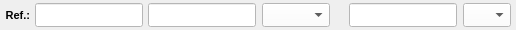
              <widget class="QWidget" name="widget_37" native="true">
               <property name="minimumSize">
                <size>
                 <width>0</width>
                 <height>0</height>
                </size>
               </property>
               <property name="maximumSize">
                <size>
                 <width>16777215</width>
                 <height>30</height>
                </size>
               </property>
               <property name="font">
                <font>
                 <pointsize>8</pointsize>
                </font>
               </property>
               <property name="styleSheet">
                <string notr="true"/>
               </property>
               <layout class="QHBoxLayout" name="horizontalLayout_5">
                <property name="spacing">
                 <number>5</number>
                </property>
                <property name="leftMargin">
                 <number>5</number>
                </property>
                <property name="topMargin">
                 <number>3</number>
                </property>
                <property name="rightMargin">
                 <number>5</number>
                </property>
                <property name="bottomMargin">
                 <number>3</number>
                </property>
                <item>
                 <widget class="QLabel" name="label_Referencia">
                  <property name="minimumSize">
                   <size>
                    <width>0</width>
                    <height>0</height>
                   </size>
                  </property>
                  <property name="maximumSize">
                   <size>
                    <width>70</width>
                    <height>16777215</height>
                   </size>
                  </property>
                  <property name="font">
                   <font>
                    <pointsize>8</pointsize>
                    <weight>75</weight>
                    <bold>true</bold>
                   </font>
                  </property>
                  <property name="text">
                   <string>Ref.:</string>
                  </property>
                  <property name="alignment">
                   <set>Qt::AlignRight|Qt::AlignTrailing|Qt::AlignVCenter</set>
                  </property>
                 </widget>
                </item>
                <item>
                 <widget class="QWidget" name="widget_Referencia" native="true">
                  <property name="font">
                   <font>
                    <pointsize>8</pointsize>
                   </font>
                  </property>
                  <layout class="QHBoxLayout" name="horizontalLayout_3">
                   <property name="spacing">
                    <number>0</number>
                   </property>
                   <property name="leftMargin">
                    <number>0</number>
                   </property>
                   <property name="topMargin">
                    <number>0</number>
                   </property>
                   <property name="rightMargin">
                    <number>0</number>
                   </property>
                   <property name="bottomMargin">
                    <number>0</number>
                   </property>
                   <item>
                    <widget class="QLineEdit" name="line_Referencia_Manu">
                     <property name="sizePolicy">
                      <sizepolicy hsizetype="Preferred" vsizetype="Preferred">
                       <horstretch>0</horstretch>
                       <verstretch>0</verstretch>
                      </sizepolicy>
                     </property>
                     <property name="minimumSize">
                      <size>
                       <width>0</width>
                       <height>0</height>
                      </size>
                     </property>
                     <property name="maximumSize">
                      <size>
                       <width>16777215</width>
                       <height>16777215</height>
                      </size>
                     </property>
                     <property name="font">
                      <font>
                       <pointsize>8</pointsize>
                      </font>
                     </property>
                     <property name="cursor">
                      <cursorShape>IBeamCursor</cursorShape>
                     </property>
                     <property name="styleSheet">
                      <string notr="true">background-color: rgb(255, 255, 255);</string>
                     </property>
                     <property name="inputMask">
                      <string/>
                     </property>
                     <property name="text">
                      <string/>
                     </property>
                     <property name="maxLength">
                      <number>20</number>
                     </property>
                     <property name="frame">
                      <bool>true</bool>
                     </property>
                     <property name="echoMode">
                      <enum>QLineEdit::Normal</enum>
                     </property>
                     <property name="alignment">
                      <set>Qt::AlignLeading|Qt::AlignLeft|Qt::AlignVCenter</set>
                     </property>
                    </widget>
                   </item>
                  </layout>
                 </widget>
                </item>
                <item>
                 <widget class="QWidget" name="widget_Kilos" native="true">
                  <property name="font">
                   <font>
                    <pointsize>8</pointsize>
                   </font>
                  </property>
                  <layout class="QHBoxLayout" name="horizontalLayout_4">
                   <property name="leftMargin">
                    <number>0</number>
                   </property>
                   <property name="topMargin">
                    <number>0</number>
                   </property>
                   <property name="rightMargin">
                    <number>0</number>
                   </property>
                   <property name="bottomMargin">
                    <number>0</number>
                   </property>
                   <item>
                    <widget class="QLineEdit" name="line_Unidade">
                     <property name="sizePolicy">
                      <sizepolicy hsizetype="Preferred" vsizetype="Preferred">
                       <horstretch>0</horstretch>
                       <verstretch>0</verstretch>
                      </sizepolicy>
                     </property>
                     <property name="minimumSize">
                      <size>
                       <width>0</width>
                       <height>0</height>
                      </size>
                     </property>
                     <property name="maximumSize">
                      <size>
                       <width>16777215</width>
                       <height>16777215</height>
                      </size>
                     </property>
                     <property name="font">
                      <font>
                       <pointsize>8</pointsize>
                      </font>
                     </property>
                     <property name="cursor">
                      <cursorShape>IBeamCursor</cursorShape>
                     </property>
                     <property name="styleSheet">
                      <string notr="true">background-color: rgb(255, 255, 255);</string>
                     </property>
                     <property name="inputMask">
                      <string/>
                     </property>
                     <property name="text">
                      <string/>
                     </property>
                     <property name="maxLength">
                      <number>20</number>
                     </property>
                     <property name="frame">
                      <bool>true</bool>
                     </property>
                     <property name="echoMode">
                      <enum>QLineEdit::Normal</enum>
                     </property>
                     <property name="alignment">
                      <set>Qt::AlignCenter</set>
                     </property>
                     <property name="placeholderText">
                      <string/>
                     </property>
                    </widget>
                   </item>
                   <item>
                    <widget class="QComboBox" name="combo_Unidade">
                     <property name="sizePolicy">
                      <sizepolicy hsizetype="Preferred" vsizetype="Preferred">
                       <horstretch>0</horstretch>
                       <verstretch>0</verstretch>
                      </sizepolicy>
                     </property>
                     <property name="minimumSize">
                      <size>
                       <width>0</width>
                       <height>0</height>
                      </size>
                     </property>
                     <property name="font">
                      <font>
                       <pointsize>8</pointsize>
                       <weight>50</weight>
                       <bold>false</bold>
                      </font>
                     </property>
                     <property name="styleSheet">
                      <string notr="true">background-color: rgb(255, 255, 255);</string>
                     </property>
                     <item>
                      <property name="text">
                       <string/>
                      </property>
                     </item>
                     <item>
                      <property name="text">
                       <string>BARRA</string>
                      </property>
                     </item>
                     <item>
                      <property name="text">
                       <string>PÇ</string>
                      </property>
                     </item>
                    </widget>
                   </item>
                   <item>
                    <widget class="QLabel" name="label_Medida">
                     <property name="font">
                      <font>
                       <pointsize>8</pointsize>
                       <weight>75</weight>
                       <bold>true</bold>
                      </font>
                     </property>
                     <property name="text">
                      <string/>
                     </property>
                    </widget>
                   </item>
                   <item>
                    <widget class="QLineEdit" name="line_Medida">
                     <property name="sizePolicy">
                      <sizepolicy hsizetype="Preferred" vsizetype="Preferred">
                       <horstretch>0</horstretch>
                       <verstretch>0</verstretch>
                      </sizepolicy>
                     </property>
                     <property name="minimumSize">
                      <size>
                       <width>0</width>
                       <height>0</height>
                      </size>
                     </property>
                     <property name="maximumSize">
                      <size>
                       <width>16777215</width>
                       <height>16777215</height>
                      </size>
                     </property>
                     <property name="font">
                      <font>
                       <pointsize>8</pointsize>
                      </font>
                     </property>
                     <property name="cursor">
                      <cursorShape>IBeamCursor</cursorShape>
                     </property>
                     <property name="styleSheet">
                      <string notr="true">background-color: rgb(255, 255, 255);</string>
                     </property>
                     <property name="inputMask">
                      <string/>
                     </property>
                     <property name="text">
                      <string/>
                     </property>
                     <property name="maxLength">
                      <number>20</number>
                     </property>
                     <property name="frame">
                      <bool>true</bool>
                     </property>
                     <property name="echoMode">
                      <enum>QLineEdit::Normal</enum>
                     </property>
                     <property name="alignment">
                      <set>Qt::AlignCenter</set>
                     </property>
                     <property name="placeholderText">
                      <string/>
                     </property>
                    </widget>
                   </item>
                   <item>
                    <widget class="QComboBox" name="combo_Medida">
                     <property name="sizePolicy">
                      <sizepolicy hsizetype="Preferred" vsizetype="Preferred">
                       <horstretch>0</horstretch>
                       <verstretch>0</verstretch>
                      </sizepolicy>
                     </property>
                     <property name="minimumSize">
                      <size>
                       <width>0</width>
                       <height>0</height>
                      </size>
                     </property>
                     <property name="font">
                      <font>
                       <pointsize>8</pointsize>
                       <weight>50</weight>
                       <bold>false</bold>
                      </font>
                     </property>
                     <property name="styleSheet">
                      <string notr="true">background-color: rgb(255, 255, 255);</string>
                     </property>
                     <item>
                      <property name="text">
                       <string/>
                      </property>
                     </item>
                     <item>
                      <property name="text">
                       <string>MT</string>
                      </property>
                     </item>
                     <item>
                      <property name="text">
                       <string>MM</string>
                      </property>
                     </item>
                    </widget>
                   </item>
                  </layout>
                 </widget>
                </item>
               </layout>
              </widget>
